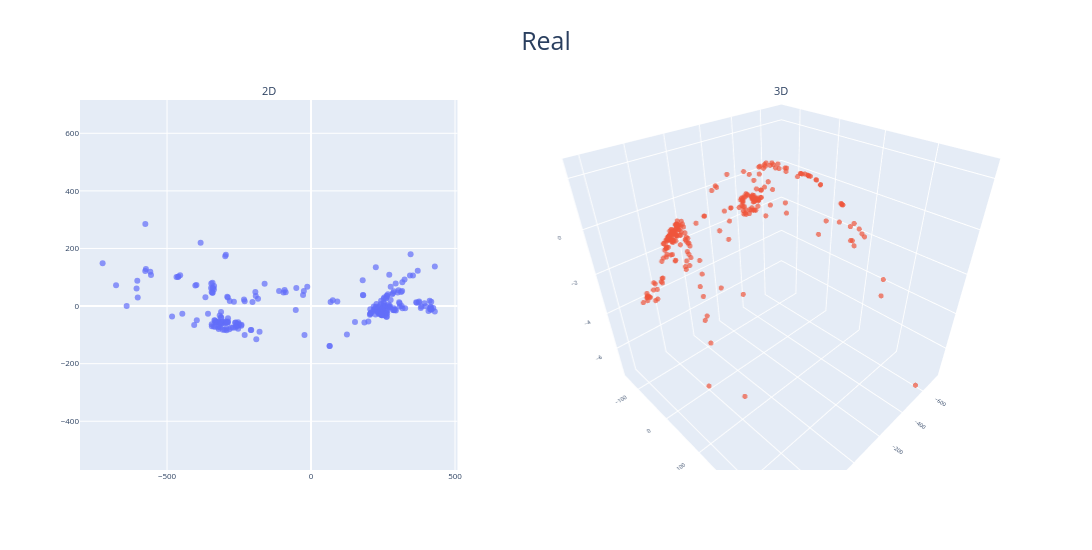

Notebook source saved alongside this figure:
### Markdown cell above
#### Real

### Code cell
sample = 'Real'
visualize_coordinates(
    coords_2d=coorditanates_dict[sample]['2d_coordinates'],
    coords_3d=coorditanates_dict[sample]['3d_coordinates'],
    title=sample,
)

### Figure 1 — Plotly figure (JSON) as saved in the notebook; plotly's stock layout.template omitted (floating-point values rounded to 4 significant figures; data arrays with more than 128 entries replaced by an {"elided": "..."} marker saying what was removed)
{"data": [{"marker": {"colorscale": [[0, "#440154"], [0.1111, "#482878"], [0.2222, "#3e4989"], [0.3333, "#31688e"], [0.4444, "#26828e"], [0.5556, "#1f9e89"], [0.6667, "#35b779"], [0.7778, "#6ece58"], [0.8889, "#b5de2b"], [1, "#fde725"]], "opacity": 0.7, "size": 6}, "mode": "markers", "type": "scatter", "x": {"elided": "250 float values"}, "xaxis": "x", "y": {"elided": "250 float values"}, "yaxis": "y"}, {"marker": {"colorscale": [[0, "#440154"], [0.1111, "#482878"], [0.2222, "#3e4989"], [0.3333, "#31688e"], [0.4444, "#26828e"], [0.5556, "#1f9e89"], [0.6667, "#35b779"], [0.7778, "#6ece58"], [0.8889, "#b5de2b"], [1, "#fde725"]], "opacity": 0.7, "size": 3}, "mode": "markers", "scene": "scene", "type": "scatter3d", "x": {"elided": "250 float values"}, "y": {"elided": "250 float values"}, "z": {"elided": "250 float values"}}], "layout": {"annotations": [{"font": {"size": 11}, "showarrow": false, "text": "2D", "x": 0.2025, "xanchor": "center", "xref": "paper", "y": 1, "yanchor": "bottom", "yref": "paper"}, {"font": {"size": 11}, "showarrow": false, "text": "3D", "x": 0.7525, "xanchor": "center", "xref": "paper", "y": 1, "yanchor": "bottom", "yref": "paper"}], "font": {"size": 9}, "height": 550, "scene": {"aspectmode": "auto", "aspectratio": {"x": 1, "y": 1, "z": 1}, "camera": {"eye": {"x": 1, "y": 1, "z": 1}}, "domain": {"x": [0.505, 1], "y": [0, 1]}, "xaxis": {"tickfont": {"size": 8}, "type": "linear"}, "yaxis": {"tickfont": {"size": 8}, "type": "linear"}, "zaxis": {"tickfont": {"size": 8}, "type": "linear"}}, "showlegend": false, "title": {"font": {"size": 25}, "text": "Real", "x": 0.5}, "width": 1100, "xaxis": {"anchor": "y", "autorange": true, "domain": [0, 0.405], "range": [-802.1, 508.4], "scaleanchor": "y", "scaleratio": 1, "tickfont": {"size": 8}, "type": "linear"}, "yaxis": {"anchor": "x", "autorange": true, "domain": [0, 1], "range": [-563.7, 710.0], "tickfont": {"size": 8}, "type": "linear"}}}
